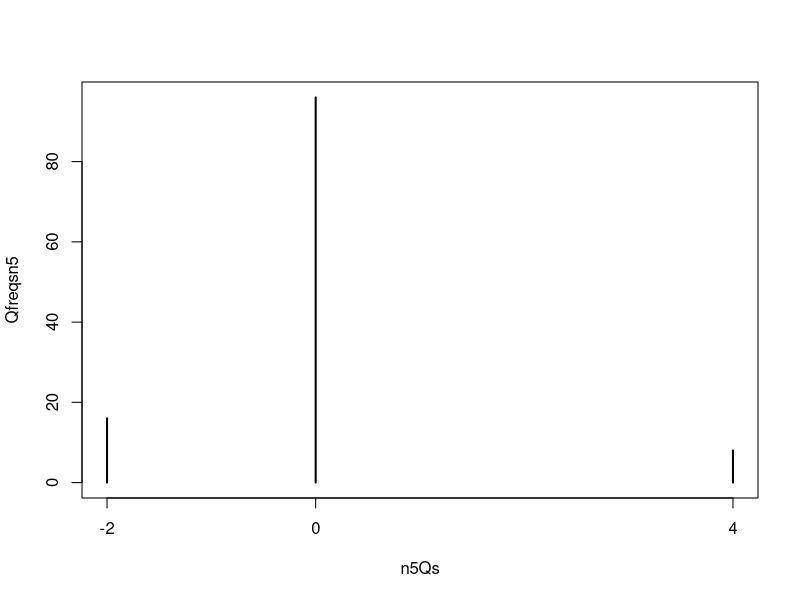

R code for this plot:
## ---- chunk 1
knitr::opts_chunk$set(echo = TRUE)
#install.packages("gtools")
library(gtools)
library(dplyr)
## ---- chunk 2
#in the case of n=5



n5 <- 1:5

rep.row<-function(x,n){
   matrix(rep(x,each=n),nrow=n)
}

n5Xis <- rep.row(n5,factorial(5)) # creates a matrix of row vectors (1,2,3,4,5) repeated 5! times, giving ranks of Xis, or 'i'


#These are the Ri's , ranks of Yi's ;
permsn5 <- permutations(v=n5,n=5,r=5)

#test row from list of permutations
Test1permsn5 <- permsn5[17,]
Test1permsn5
# [1] 1 4 5 2 3
Test1permsn5[2]
#4


# finding A
#ai + 1 = rank of Xi
#( martix) A = summation 1 to n of ai(ai-1)bi(bi-1)
n5ais <- n5Xis - 1

#bi's
n5bis <- permsn5 - 1



# big A computation THIS FUNCTION CAN BE USED FOR ANY size n
nAfunc <- function(a,b) {
  c = matrix(0,nrow=factorial(ncol(a)),ncol=ncol(a))
  for(i in 1:nrow(a)) {
    for(j in 1:ncol(a)) {
        c[i,j] = c[i,j] + (a[i,j]*(a[i,j]-1)*b[i,j]*(b[i,j]-1))
    }
  }
  return(c)
}

 #matrix for the individual values in the summation of A
N5Amat <- nAfunc(n5ais,n5bis) 

#returned we have a vector with length 5! of all the A's
n5As = rowSums(N5Amat) 
n5As

#finding ci's, using idea of sum(perm[i] > perm[1:i])
ncifunc <- function(R) {
  c = matrix(0,nrow=factorial(ncol(R)),ncol=ncol(R))
  for(i in 1:nrow(R)) {
    for(j in 1:ncol(R)) {
        c[i,j] = c[i,j] + sum(R[i,j] > R[i,1:j])
    }
  }
  return(c)
}

#matrix of ci values, each row representing each permutation of Yis
n5cis <- ncifunc(permsn5)

#finding B

nBfunc <- function(a,b,c) {
  d = matrix(0,nrow=factorial(ncol(a)),ncol=ncol(a))
  for(i in 1:nrow(a)) {
    for(j in 1:ncol(a)) {
        d[i,j] = d[i,j] + ((a[i,j]-1)*(b[i,j]-1)*c[i,j])
    }
  }
  return(d)
}

n5Bmat <- nBfunc(n5ais,n5bis,n5cis)

#B vector
n5Bs <- rowSums(n5Bmat)

n5Bs


# finding C 

nCfunc <- function(c) {
  d = matrix(0,nrow=factorial(ncol(c)),ncol=ncol(c))
  for(i in 1:nrow(c)) {
    for(j in 1:ncol(c)) {
        d[i,j] = d[i,j] + (c[i,j]*(c[i,j]-1))
    }
  }
  return(d)
}

n5Cmat <- nCfunc(n5cis)
n5Cmat

#C vector

n5Cs <- rowSums(n5Cmat)
                
n5Cs


# finding Q
# given our vectors for A,B,and C; n5As,n5Bs,n5Cs respectively; we can calculate Q as;
#Q = A-2*(n-2)*B+(n-2)*(n-3)*C
nQfunc <- function(n,A,B,C) {
  Q = A-2*(n-2)*B+(n-2)*(n-3)*C
  return(Q)
}

n5Qs = nQfunc(5,n5As,n5Bs,n5Cs)
n5Qs
Qfreqsn5 <- table(n5Qs)
prop.table(Qfreqsn5)
plot(Qfreqsn5)


## ---- chunk 3
#in the case of n=7



n7 <- 1:7

rep.row<-function(x,n){
   matrix(rep(x,each=n),nrow=n)
}

n7Xis <- rep.row(n7,factorial(7)) # creates a matrix of row vectors (1,2,3,4,7) repeated 7! times, giving ranks of Xis, or 'i'


#These are the Ri's , ranks of Yi's ;
permsn7 <- permutations(v=n7,n=7,r=7)

#test row from list of permutations
Test1permsn7 <- permsn7[17,]
Test1permsn7
# [1] 1 4 7 2 3
Test1permsn7[2]
#4


# finding A
#ai + 1 = rank of Xi
#( martix) A = summation 1 to n of ai(ai-1)bi(bi-1)
n7ais <- n7Xis - 1

#bi's
n7bis <- permsn7 - 1



# big A computation THIS FUNCTION CAN BE USED FOR ANY size n
nAfunc <- function(a,b) {
  c = matrix(0,nrow=factorial(ncol(a)),ncol=ncol(a))
  for(i in 1:nrow(a)) {
    for(j in 1:ncol(a)) {
        c[i,j] = c[i,j] + (a[i,j]*(a[i,j]-1)*b[i,j]*(b[i,j]-1))
    }
  }
  return(c)
}

 #matrix for the individual values in the summation of A
N7Amat <- nAfunc(n7ais,n7bis) 

#returned we have a vector with length 7! of all the A's
n7As = rowSums(N7Amat) 
n7As

#finding ci's, using idea of sum(perm[i] > perm[1:i])
ncifunc <- function(R) {
  c = matrix(0,nrow=factorial(ncol(R)),ncol=ncol(R))
  for(i in 1:nrow(R)) {
    for(j in 1:ncol(R)) {
        c[i,j] = c[i,j] + sum(R[i,j] > R[i,1:j])
    }
  }
  return(c)
}

#matrix of ci values, each row representing each permutation of Yis
n7cis <- ncifunc(permsn7)

#finding B

nBfunc <- function(a,b,c) {
  d = matrix(0,nrow=factorial(ncol(a)),ncol=ncol(a))
  for(i in 1:nrow(a)) {
    for(j in 1:ncol(a)) {
        d[i,j] = d[i,j] + ((a[i,j]-1)*(b[i,j]-1)*c[i,j])
    }
  }
  return(d)
}

n7Bmat <- nBfunc(n7ais,n7bis,n7cis)

#B vector
n7Bs <- rowSums(n7Bmat)

n7Bs


# finding C 

nCfunc <- function(c) {
  d = matrix(0,nrow=factorial(ncol(c)),ncol=ncol(c))
  for(i in 1:nrow(c)) {
    for(j in 1:ncol(c)) {
        d[i,j] = d[i,j] + (c[i,j]*(c[i,j]-1))
    }
  }
  return(d)
}

n7Cmat <- nCfunc(n7cis)
n7Cmat

#C vector

n7Cs <- rowSums(n7Cmat)
                
n7Cs


# finding Q
# given our vectors for A,B,and C; n7As,n7Bs,n7Cs respectively; we can calculate Q as;
#Q = A-2*(n-2)*B+(n-2)*(n-3)*C
nQfunc <- function(n,A,B,C) {
  Q = A-2*(n-2)*B+(n-2)*(n-3)*C
  return(Q)
}

n7Qs = nQfunc(7,n7As,n7Bs,n7Cs)
n7Qs
Qfreqsn7 <- table(n7Qs)
prop.table(Qfreqsn7)




## ---- chunk 4

# ft = exp^-t
# Fs = #Laplace Transform of f(T) = 1/(1+S) (S>0)


#chosen n = 5
ckn <- function(n,k){
  CKN = (-1)^(n+k) * (k^n / (factorial(k)*factorial(n-k)))
  return(CKN)
}


#e.g. c n=2,k=1
c21 = ckn(2,1)
c21

#above checks out

#code testing third part of fhatkt function below
# fhattest1 <- function(k,i,t){
#   (choose(k,i))*((-1)^i)*(1/(1+((k+i)*log(2))/t))
# }
# fhattest1(1,1,0.1)
# choose(1,1) *((-1)^1) * (1/(1+(1+1)))


fhatkt = function(k,t) { 
  FKTp1 = (log(2)/t) 
  FKTp2 = (factorial(2*k)/(factorial(k)*factorial(k-1))) 
  FKTp3 = 0
  for(i in 0:k){
    fktp3summ = (choose(k,i))*((-1)^i)*(1/(1+((k+i)*log(2))/t))
    FKTp3 = FKTp3 + fktp3summ
  }
 FKT = FKTp1 * FKTp2 * FKTp3
 FKT
}
fhatkt(2,0.1)
#above checks out


#function for estimation given n and t, k is left out as the incrememnts in the for loop represent each k
fnt <- function(n,t){
  FNT = 0
  mckn <- c()
  mfhat <- c()
  for(i in 1:n){
    summ = ckn(n,i) * fhatkt(i,t)
    FNT = FNT + summ
  }
  return(FNT)
}

fnttest <- fnt(2,0.1)
fnttest

#above checks out


Fntlist = function(n){
FNTlist <- c()
for (i in seq(0.1, 3, by = 0.1)) {
  new_value = fnt(n,i)
  FNTlist <- c(FNTlist, new_value)
  }
  FNTlist
}
#above function repeats 
F2t <- Fntlist(2)


F5t <- Fntlist(5)
F6t <- Fntlist(6)
F7t <- Fntlist(7)
F8t <- Fntlist(8)
F9t <- Fntlist(9)
F10t <- Fntlist(10)



t <- seq(0.1, 3, by = 0.1)
t

ft <- c()
for (i in seq(0.1, 3, by = 0.1)) {
 ft <- c(ft, exp(-i)) 
}
ft

pdfgavertable <- data.frame(t,ft,F5t,F6t,F7t,F8t,F9t,F10t)
pdfgavertable


## ---- chunk 5

CDFfhatkt = function(k,t) { 
  CDFFKTp1 = (log(2)/t) 
  CDFFKTp2 = (factorial(2*k)/(factorial(k)*factorial(k-1))) 
  CDFFKTp3 = 0
  for(i in 0:k){
    CDFfktp3summ = (choose(k,i))*((-1)^i)*(1/((((k+i)*log(2))/t)*(1+((k+i)*log(2))/t)))
    CDFFKTp3 = CDFFKTp3 + CDFfktp3summ
  }
 CDFFKT = CDFFKTp1 * CDFFKTp2 * CDFFKTp3
 CDFFKT
}
CDFfhatkt(2,0.1)
#above checks out


#function for estimation given n and t, k is left out as the incrememnts in the for loop represent each k
CDFfnt <- function(n,t){
  CDFFNT = 0
  for(i in 1:n){
    CDFsumm = ckn(n,i) * CDFfhatkt(i,t)
    CDFFNT = CDFFNT + CDFsumm
  }
  return(CDFFNT)
}

CDFfnttest <- CDFfnt(2,0.1)
CDFfnttest

#above checks out


CDFFntlist = function(n){
CDFFNTlist <- c()
for (i in seq(0.1, 3, by = 0.1)) {
  CDFnew_value = CDFfnt(n,i)
  CDFFNTlist <- c(CDFFNTlist, CDFnew_value)
  }
  CDFFNTlist
}
#above function repeats 
CDFF2t <- CDFFntlist(2)


CDFF5t <- CDFFntlist(5)
CDFF6t <- CDFFntlist(6)
CDFF7t <- CDFFntlist(7)
CDFF8t <- CDFFntlist(8)
CDFF9t <- CDFFntlist(9)
CDFF10t <- CDFFntlist(10)
CDFF5t


cdf <- c()
for (i in seq(0.1, 3, by = 0.1)) {
 cdf <- c(cdf, (1-exp(-i))) 
}
cdf

1-exp(-0.1)

pdfgavertable <- data.frame(t,cdf,CDFF5t,CDFF6t,CDFF7t,CDFF8t,CDFF9t,CDFF10t)
pdfgavertable


## ---- chunk 6
#double sum of sigma j sigma k ln(1+ 2z/j^2 * k^2) truncated to m=5,10,20

#I.e. DS(s)

#For the functions below I have pasted the results from the for loop we talked about, which was done on matlab and transferred to R, these functions will evaluate the double summation truncated at specfied s. The reason i have done it like this is because R doesnt allow for symbolic algebra.


#double sum for m=5

dsm5 <- function(s){
  log(2*s + 1) + 2*log(s/2 + 1) + 3*log(s/8 + 1) + 2*log((2*s)/9 + 1) + 2*log(s/18 + 1) + 2*log((2*s)/25 + 1) + 2*log(s/32 + 1) + 2*log(s/50 + 1) + 2*log(s/72 + 1) + log((2*s)/81 + 1) + log(s/128 + 1) + 2*log(s/200 + 1) + 2*log((2*s)/225 + 1) + log((2*s)/625 + 1)
}

#double sum for m=10

dsm10 <- function(s){
  log(2*s + 1) + 2*log(s/2 + 1) + 3*log(s/8 + 1) + 2*log((2*s)/9 + 1) + 4*log(s/18 + 1) + 2*log((2*s)/25 + 1) + 4*log(s/32 + 1) + 4*log(s/50 + 1) + 2*log((2*s)/49 + 1) + 4*log(s/72 + 1) + 3*log((2*s)/81 + 1) + 2*log(s/98 + 1) + 3*log(s/128 + 1) + 4*log(s/162 + 1) + 4*log(s/200 + 1) + 2*log((2*s)/225 + 1) + 4*log(s/288 + 1) + 2*log(s/392 + 1) + 2*log((2*s)/441 + 1) + 4*log(s/450 + 1) + 2*log(s/512 + 1) + log((2*s)/625 + 1) + 3*log(s/648 + 1) + 2*log((2*s)/729 + 1) + 4*log(s/800 + 1) + 2*log(s/882 + 1) + 2*log(s/1152 + 1) + 2*log((2*s)/1225 + 1) + 2*log(s/1250 + 1) + 2*log(s/1458 + 1) + 2*log(s/1568 + 1) + 2*log(s/1800 + 1) + 2*log((2*s)/2025 + 1) + log(s/2048 + 1) + log((2*s)/2401 + 1) + 2*log(s/2450 + 1) + 2*log(s/2592 + 1) + 2*log(s/3200 + 1) + 2*log((2*s)/3969 + 1) + 2*log(s/4050 + 1) + log(s/5000 + 1) + log((2*s)/6561 + 1)
}


#double sumfor m=20, I had to split it into 2 parts because R wouldnt allow for a sum with as many terms

dsm20 = function(s){
  {dsmP1 = log(2*s + 1) + 2*log(s/2 + 1) + 3*log(s/8 + 1) + 2*log((2*s)/9 + 1) + 4*log(s/18 + 1) + 2*log((2*s)/25 + 1) + 4*log(s/32 + 1) + 4*log(s/50 + 1) + 2*log((2*s)/49 + 1) + 6*log(s/72 + 1) + 3*log((2*s)/81 + 1) + 4*log(s/98 + 1) + 2*log((2*s)/121 + 1) + 5*log(s/128 + 1) + 6*log(s/162 + 1) + 2*log((2*s)/169 + 1) + 6*log(s/200 + 1) + 4*log((2*s)/225 + 1) + 2*log(s/242 + 1) + 6*log(s/288 + 1) + 2*log((2*s)/289 + 1) + 2*log(s/338 + 1) + 2*log((2*s)/361 + 1) + 4*log(s/392 + 1) + 2*log((2*s)/441 + 1) + 6*log(s/450 + 1) + 4*log(s/512 + 1) + 2*log(s/578 + 1) + log((2*s)/625 + 1) + 7*log(s/648 + 1) + 2*log(s/722 + 1) + 2*log((2*s)/729 + 1) + 6*log(s/800 + 1) + 4*log(s/882 + 1) + 2*log(s/968 + 1) + 2*log((2*s)/1089 + 1) + 6*log(s/1152 + 1) + 2*log((2*s)/1225 + 1) + 2*log(s/1250 + 1) + 2*log(s/1352 + 1) + 4*log(s/1458 + 1) + 2*log((2*s)/1521 + 1) + 4*log(s/1568 + 1) + 8*log(s/1800 + 1) + 4*log((2*s)/2025 + 1) + 3*log(s/2048 + 1) + 2*log(s/2178 + 1) + 2*log(s/2312 + 1) + log((2*s)/2401 + 1) + 4*log(s/2450 + 1) + 6*log(s/2592 + 1) + 2*log((2*s)/2601 + 1) + 2*log(s/2888 + 1) + 2*log((2*s)/3025 + 1) + 2*log(s/3042 + 1) + 6*log(s/3200 + 1) + 2*log((2*s)/3249 + 1) + 4*log(s/3528 + 1) + 2*log(s/3872 + 1) + 2*log((2*s)/3969 + 1) + 6*log(s/4050 + 1) + 2*log((2*s)/4225 + 1) + 4*log(s/4608 + 1) + 2*log(s/4802 + 1) + 3*log(s/5000 + 1) + 2*log(s/5202 + 1) + 2*log(s/5408 + 1) + 2*log((2*s)/5625 + 1) + 4*log(s/5832 + 1) + 2*log((2*s)/5929 + 1) + 2*log(s/6050 + 1) + 4*log(s/6272 + 1) + 2*log(s/6498 + 1) + log((2*s)/6561 + 1) + 6*log(s/7200 + 1) + 2*log((2*s)/7225 + 1) + 4*log(s/7938 + 1) + 2*log(s/8192 + 1) + 2*log((2*s)/8281 + 1) + 2*log(s/8450 + 1) + 2*log(s/8712 + 1) + 2*log((2*s)/9025 + 1) + 2*log(s/9248 + 1) + 4*log(s/9800 + 1) + 2*log((2*s)/9801 + 1) + 5*log(s/10368 + 1) + 2*log((2*s)/11025 + 1) + 2*log(s/11250 + 1) + 2*log(s/11552 + 1) + 2*log(s/11858 + 1) + 2*log(s/12168 + 1) + 4*log(s/12800 + 1) + 2*log(s/13122 + 1) + 2*log((2*s)/13689 + 1) + 2*log(s/14112 + 1) + 2*log((2*s)/14161 + 1) + 2*log(s/14450 + 1) + log((2*s)/14641 + 1) + 2*log(s/15488 + 1) + 6*log(s/16200 + 1) + 2*log(s/16562 + 1) + 2*log((2*s)/17689 + 1) + 2*log(s/18050 + 1) + 2*log((2*s)/18225 + 1) + 2*log(s/18432 + 1) + log(s/19208 + 1) + 2*log(s/19602 + 1) + 2*log(s/20000 + 1) + 2*log((2*s)/20449 + 1) + 2*log(s/20808 + 1) + 2*log(s/21632 + 1) + 2*log(s/22050 + 1) + 2*log(s/23328 + 1) + 2*log((2*s)/23409 + 1) + 2*log(s/24200 + 1) + 2*log(s/25088 + 1) + 2*log(s/25992 + 1) + 2*log((2*s)/27225 + 1) + 2*log(s/27378 + 1) + 2*log(s/28322 + 1) + log((2*s)/28561 + 1) + 4*log(s/28800 + 1) }
 
  { dsmP2 = 2*log((2*s)/29241 + 1) + 2*log(s/31752 + 1) + log(s/32768 + 1) + 2*log(s/33800 + 1) + 2*log((2*s)/34969 + 1) + 2*log(s/35378 + 1) + 2*log(s/36450 + 1) + 2*log(s/36992 + 1) + 2*log((2*s)/38025 + 1) + 2*log(s/39200 + 1) + 2*log(s/41472 + 1) + 2*log((2*s)/43681 + 1) + 2*log(s/45000 + 1) + 2*log(s/46208 + 1) + 2*log(s/46818 + 1) + 2*log((2*s)/48841 + 1) + log((2*s)/50625 + 1) + 2*log(s/51200 + 1) + log(s/52488 + 1) + 2*log(s/57800 + 1) + 2*log(s/58482 + 1) + 2*log((2*s)/61009 + 1) + 2*log(s/64800 + 1) + 2*log((2*s)/65025 + 1) + 2*log(s/72200 + 1) + log(s/80000 + 1) + 2*log((2*s)/81225 + 1) + log((2*s)/83521 + 1) + 2*log((2*s)/104329 + 1) + log((2*s)/130321 + 1)}
  
  return(dsmP1+dsmP2)
}

#Below is f(s) for hoeffding D evaluated at given s, ie the Laplace trasnform for density, at m=5,10,20

FsHDm5 = function(s){
  exp(-0.5 * dsm5(s))
}

FsHDm10 = function(s){
  exp(-0.5 * dsm10(s))
}

FsHDm20 = function(s){
  exp(-0.5 * dsm20(s))
}



#code for ckn
ckn <- function(n,k){
  CKN = (-1)^(n+k) * (k^n / (factorial(k)*factorial(n-k)))
  return(CKN)
}


#below is the code to find fkt in the gaver=stehfest method, evaluated using the double summation truncated at m=20
HDfkt = function(k,t){
  FKTp1 = (log(2)/t) 
  FKTp2 = (factorial(2*k)/(factorial(k)*factorial(k-1))) 
  FKTp3 = 0
  for(i in 0:k){
    fktp3summ = (choose(k,i))*((-1)^i)*(FsHDm20(((k+i)*log(2))/t))
    FKTp3 = FKTp3 + fktp3summ
  }
 FKT = FKTp1 * FKTp2 * FKTp3
 FKT
}

#below is the code that finds fnt in the gaver-stehfest method

HDfnt <- function(n,t){
  FNT = 0
  mckn <- c()
  mfhat <- c()
  for(i in 1:n){
    summ = ckn(n,i) * HDfkt(i,t)
    FNT = FNT + summ
  }
  return(FNT)
}

 #this function creates a vector of fnt estimate evaluated at specifed n, for t from 1 to 10
HDFntlist = function(n){
FNTlist <- c()
for (i in seq(1, 10)) {
  new_value = HDfnt(n,i)
  FNTlist <- c(FNTlist, new_value)
  }
  FNTlist
}

HDF5t <- HDFntlist(5)
HDF6t <- HDFntlist(6)
HDF7t <- HDFntlist(7)
HDF8t <- HDFntlist(8)
HDF9t <- HDFntlist(9)
HDF10t <- HDFntlist(10)

t<- c(1,2,3,4,5,6,7,8,9,10)
HDpdfgavertable <- data.frame(t,HDF5t,HDF6t,HDF7t,HDF8t,HDF9t,HDF10t)
HDpdfgavertable  %>%
  rename(
    "Gaver-Stehfest Approx; fn(t) for n=5" = HDF5t,
    "Gaver-Stehfest Approx; fn(t) for n=6" = HDF6t,
    "Gaver-Stehfest Approx; fn(t) for n=7" = HDF7t,
    "Gaver-Stehfest Approx; fn(t) for n=8" = HDF8t,
    "Gaver-Stehfest Approx; fn(t) for n=9" = HDF9t,
    "Gaver-Stehfest Approx; fn(t) for n=10" = HDF10t
  )

######################################################
######################################################
######################################################
######################################################
###### NOW for DF (LT divided by s)##################
######################################################
######################################################
######################################################
######################################################
HDDFfkt = function(k,t) { 
  DFFKTp1 = (log(2)/t) 
  DFFKTp2 = (factorial(2*k)/(factorial(k)*factorial(k-1))) 
  DFFKTp3 = 0
  for(i in 0:k){
    DFfktp3summ = (choose(k,i))*((-1)^i)* ((FsHDm20(((k+i)*log(2))/t))/  (((k+i)*log(2))/t))
    DFFKTp3 = DFFKTp3 + DFfktp3summ
  }
 DFFKT = DFFKTp1 * DFFKTp2 * DFFKTp3
 DFFKT
}
HDDFfkt(2,0.1)
#above checks out


#function for estimation given n and t, k is left out as the incrememnts in the for loop represent each k
HDDFfnt <- function(n,t){
  HDDFFNT = 0
  for(i in 1:n){
    HDDFsumm = ckn(n,i) * HDDFfkt(i,t)
    HDDFFNT = HDDFFNT + HDDFsumm
  }
  return(HDDFFNT)
}




HDDFFntlist = function(n){
HDDFFNTlist <- c()
for (i in seq(1,10)) {
  DFnew_value = HDDFfnt(n,i)
  HDDFFNTlist <- c(HDDFFNTlist, DFnew_value)
  }
  HDDFFNTlist
}
#above function repeats 
HDDFF2t <- HDDFFntlist(2)


HDDFF5t <- HDDFFntlist(5)
HDDFF6t <- HDDFFntlist(6)
HDDFF7t <- HDDFFntlist(7)
HDDFF8t <- HDDFFntlist(8)
HDDFF9t <- HDDFFntlist(9)
HDDFF10t <- HDDFFntlist(10)
HDDFF5t

HDdfgavertable <- data.frame(t,HDDFF5t,HDDFF6t,HDDFF7t,HDDFF8t,HDDFF9t,HDDFF10t)
HDdfgavertable  %>%
  rename(
    "Gaver-Stehfest Approx; DFn(t) for n=5" = HDDFF5t,
    "Gaver-Stehfest Approx; DFn(t) for n=6" = HDDFF6t,
    "Gaver-Stehfest Approx; DFn(t) for n=7" = HDDFF7t,
    "Gaver-Stehfest Approx; DFn(t) for n=8" = HDDFF8t,
    "Gaver-Stehfest Approx; DFn(t) for n=9" = HDDFF9t,
    "Gaver-Stehfest Approx; DFn(t) for n=10" = HDDFF10t
  )




## ---- chunk 7
#below is the code for DS(s) = double sum of….(truncation of j1, j2 after m terms)

dsm5list = dsm5(1:10)
dsm10list = dsm10(1:10)
dsm20list = dsm20(1:10)

#below is the code for f(s) = exp(- 0.5 * double sum) = Laplace Transform for density

fsm5list = FsHDm5(1:10)
fsm10list = FsHDm10(1:10)
fsm20list = FsHDm20(1:10)


#below finds the F(s)= f(s)/s i.e. the laplace transform for DF
Fsm5 = function(s){
  FsHDm5(s)/s
}

Fsm10 = function(s){
  FsHDm10(s)/s
}
Fsm20 = function(s){
  FsHDm20(s)/s
}

Fsm5list = Fsm5(1:10)
Fsm10list = Fsm10(1:10)
Fsm20list = Fsm20(1:10)

m51020tab <- data.frame(dsm5list,dsm10list,dsm20list,fsm5list,fsm10list,fsm20list,Fsm5list,Fsm10list,Fsm20list)
m51020tab %>%
  rename(
    "DS(s) m=5" = dsm5list,
    "DS(s) m=10" = dsm10list,
    "DS(s) m=20" = dsm20list,
    "f(s) m=5" = fsm5list,
    "f(s) m=10" = fsm10list,
    "f(s) m=20" = fsm20list,
    "F(s) m=5" = Fsm5list,
    "F(s) m=10" = Fsm10list,
    "F(s) m=20" = Fsm20list,
  )

## ---- chunk 8

#now we will increase the number of terms in double sum to i,j = m = 30

dsm30 = function(s){
  {DSP1 = log(2*s + 1) + 2*log(s/2 + 1) + 3*log(s/8 + 1) + 2*log((2*s)/9 + 1) + 4*log(s/18 + 1) + 2*log((2*s)/25 + 1) + 4*log(s/32 + 1) + 4*log(s/50 + 1) + 2*log((2*s)/49 + 1) + 6*log(s/72 + 1) + 3*log((2*s)/81 + 1) + 4*log(s/98 + 1) + 2*log((2*s)/121 + 1) + 5*log(s/128 + 1) + 6*log(s/162 + 1) + 2*log((2*s)/169 + 1) + 6*log(s/200 + 1) + 4*log((2*s)/225 + 1) + 4*log(s/242 + 1) + 8*log(s/288 + 1) + 2*log((2*s)/289 + 1) + 4*log(s/338 + 1) + 2*log((2*s)/361 + 1) + 6*log(s/392 + 1) + 4*log((2*s)/441 + 1) + 8*log(s/450 + 1) + 4*log(s/512 + 1) + 2*log((2*s)/529 + 1) + 2*log(s/578 + 1) + 3*log((2*s)/625 + 1) + 7*log(s/648 + 1) + 2*log(s/722 + 1) + 4*log((2*s)/729 + 1) + 6*log(s/800 + 1) + 2*log((2*s)/841 + 1) + 6*log(s/882 + 1) + 4*log(s/968 + 1) + 2*log(s/1058 + 1) + 2*log((2*s)/1089 + 1) + 8*log(s/1152 + 1) + 2*log((2*s)/1225 + 1) + 4*log(s/1250 + 1) + 4*log(s/1352 + 1) + 6*log(s/1458 + 1) + 2*log((2*s)/1521 + 1) + 6*log(s/1568 + 1) + 2*log(s/1682 + 1) + 10*log(s/1800 + 1) + 4*log((2*s)/2025 + 1) + 3*log(s/2048 + 1) + 4*log(s/2178 + 1) + 2*log(s/2312 + 1) + log((2*s)/2401 + 1) + 4*log(s/2450 + 1) + 8*log(s/2592 + 1) + 2*log((2*s)/2601 + 1) + 2*log(s/2888 + 1) + 2*log((2*s)/3025 + 1) + 4*log(s/3042 + 1) + 6*log(s/3200 + 1) + 2*log((2*s)/3249 + 1) + 8*log(s/3528 + 1) + 4*log(s/3872 + 1) + 4*log((2*s)/3969 + 1) + 8*log(s/4050 + 1) + 2*log((2*s)/4225 + 1) + 2*log(s/4232 + 1) + 6*log(s/4608 + 1) + 2*log((2*s)/4761 + 1) + 2*log(s/4802 + 1) + 5*log(s/5000 + 1) + 2*log(s/5202 + 1) + 4*log(s/5408 + 1) + 4*log((2*s)/5625 + 1) + 6*log(s/5832 + 1) + 2*log((2*s)/5929 + 1)}
  {DSP2 =  4*log(s/6050 + 1) + 6*log(s/6272 + 1) + 2*log(s/6498 + 1) + 3*log((2*s)/6561 + 1) + 2*log(s/6728 + 1) + 10*log(s/7200 + 1) + 2*log((2*s)/7225 + 1) + 2*log((2*s)/7569 + 1) + 6*log(s/7938 + 1) + 2*log(s/8192 + 1) + 2*log((2*s)/8281 + 1) + 4*log(s/8450 + 1) + 4*log(s/8712 + 1) + 2*log((2*s)/9025 + 1) + 2*log(s/9248 + 1) + 2*log(s/9522 + 1) + 6*log(s/9800 + 1) + 2*log((2*s)/9801 + 1) + 7*log(s/10368 + 1) + 4*log((2*s)/11025 + 1) + 6*log(s/11250 + 1) + 2*log(s/11552 + 1) + 4*log(s/11858 + 1) + 4*log(s/12168 + 1) + 4*log(s/12800 + 1) + 4*log(s/13122 + 1) + 2*log((2*s)/13225 + 1) + 2*log((2*s)/13689 + 1) + 8*log(s/14112 + 1) + 2*log((2*s)/14161 + 1) + 2*log(s/14450 + 1) + log((2*s)/14641 + 1) + 2*log(s/15138 + 1) + 4*log(s/15488 + 1) + 2*log((2*s)/15625 + 1) + 8*log(s/16200 + 1) + 4*log(s/16562 + 1) + 2*log(s/16928 + 1) + 2*log((2*s)/17689 + 1) + 2*log(s/18050 + 1) + 4*log((2*s)/18225 + 1) + 4*log(s/18432 + 1) + 3*log(s/19208 + 1) + 4*log(s/19602 + 1) + 4*log(s/20000 + 1) + 2*log((2*s)/20449 + 1) + 2*log(s/20808 + 1) + 2*log((2*s)/21025 + 1) + 2*log((2*s)/21609 + 1) + 4*log(s/21632 + 1) + 6*log(s/22050 + 1) + 6*log(s/23328 + 1) + 2*log((2*s)/23409 + 1) + 4*log(s/24200 + 1) + 4*log(s/25088 + 1) + 2*log((2*s)/25921 + 1) + 2*log(s/25992 + 1) + 2*log(s/26450 + 1) + 2*log(s/26912 + 1) + 2*log((2*s)/27225 + 1) + 4*log(s/27378 + 1) + 2*log(s/28322 + 1) + log((2*s)/28561 + 1) + 8*log(s/28800 + 1) + 2*log((2*s)/29241 + 1) + 2*log(s/29282 + 1) + 2*log((2*s)/30625 + 1) + 2*log(s/31250 + 1) + 6*log(s/31752 + 1) + log(s/32768 + 1) + 4*log(s/33800 + 1) + 4*log(s/34848 + 1)}
  {DSP3 =  2*log((2*s)/34969 + 1) + 2*log(s/35378 + 1) + 4*log((2*s)/35721 + 1) + 6*log(s/36450 + 1) + 2*log(s/36992 + 1) + 2*log((2*s)/38025 + 1) + 2*log(s/38088 + 1) + 4*log(s/39200 + 1) + 4*log(s/40898 + 1) + 2*log((2*s)/41209 + 1) + 4*log(s/41472 + 1) + 2*log(s/42050 + 1) + 2*log((2*s)/42849 + 1) + 2*log(s/43218 + 1) + 2*log((2*s)/43681 + 1) + 6*log(s/45000 + 1) + 2*log(s/46208 + 1) + 2*log(s/46818 + 1) + 4*log(s/47432 + 1) + 4*log(s/48672 + 1) + 2*log((2*s)/48841 + 1) + 3*log((2*s)/50625 + 1) + 2*log(s/51200 + 1) + 2*log(s/51842 + 1) + 3*log(s/52488 + 1) + 2*log((2*s)/53361 + 1) + 4*log(s/54450 + 1) + 6*log(s/56448 + 1) + 2*log(s/57122 + 1) + 2*log(s/57800 + 1) + 2*log(s/58482 + 1) + 2*log((2*s)/59049 + 1) + 2*log(s/60552 + 1) + 2*log((2*s)/61009 + 1) + 2*log(s/61250 + 1) + 2*log(s/61952 + 1) + 2*log((2*s)/64009 + 1) + 6*log(s/64800 + 1) + 2*log((2*s)/65025 + 1) + 4*log(s/66248 + 1) + 2*log(s/67712 + 1) + 2*log((2*s)/68121 + 1) + 2*log(s/69938 + 1) + 4*log(s/71442 + 1) + 2*log(s/72200 + 1) + 2*log(s/73728 + 1) + 2*log((2*s)/74529 + 1) + 2*log((2*s)/75625 + 1) + 4*log(s/76050 + 1) + 2*log(s/76832 + 1) + 2*log(s/78408 + 1) + 3*log(s/80000 + 1) + 2*log((2*s)/81225 + 1) + 2*log(s/82418 + 1) + 2*log(s/83232 + 1) + log((2*s)/83521 + 1) + 2*log(s/85698 + 1) + 2*log(s/86528 + 1) + 2*log(s/87362 + 1) + 6*log(s/88200 + 1) + 2*log((2*s)/88209 + 1) + 2*log((2*s)/89401 + 1) + 4*log(s/93312 + 1) + 2*log(s/96800 + 1) + 2*log(s/97682 + 1) + 2*log((2*s)/99225 + 1) + 2*log(s/100352 + 1) + 4*log(s/101250 + 1) + 2*log((2*s)/101761 + 1) + 2*log(s/103968 + 1) + 2*log((2*s)/104329 + 1)}
  {DSP4 =  2*log((2*s)/105625 + 1) + 2*log(s/105800 + 1) + 2*log(s/106722 + 1) + 2*log(s/107648 + 1) + 2*log(s/109512 + 1) + 2*log(s/113288 + 1) + 4*log(s/115200 + 1) + log(s/117128 + 1) + 2*log(s/118098 + 1) + 2*log((2*s)/119025 + 1) + 2*log(s/122018 + 1) + 2*log((2*s)/123201 + 1) + 2*log(s/125000 + 1) + 4*log(s/127008 + 1) + 2*log((2*s)/127449 + 1) + 2*log(s/128018 + 1) + 2*log(s/130050 + 1) + log((2*s)/130321 + 1) + 2*log(s/135200 + 1) + 2*log(s/136242 + 1) + 2*log(s/139392 + 1) + 2*log((2*s)/140625 + 1) + 2*log(s/141512 + 1) + 2*log((2*s)/142129 + 1) + 4*log(s/145800 + 1) + 2*log(s/149058 + 1) + 2*log(s/151250 + 1) + 2*log(s/152352 + 1) + 2*log((2*s)/152881 + 1) + 2*log(s/156800 + 1) + 2*log((2*s)/159201 + 1) + 2*log(s/162450 + 1) + 2*log(s/163592 + 1) + 2*log((2*s)/164025 + 1) + log(s/165888 + 1) + 2*log(s/168200 + 1) + 2*log(s/172872 + 1) + 2*log(s/176418 + 1) + 2*log(s/178802 + 1) + 4*log(s/180000 + 1) + 2*log((2*s)/180625 + 1) + 2*log((2*s)/189225 + 1) + 2*log(s/189728 + 1) + 2*log((2*s)/190969 + 1) + log((2*s)/194481 + 1) + 2*log(s/194688 + 1) + 2*log(s/198450 + 1) + 2*log(s/203522 + 1) + 2*log(s/207368 + 1) + 2*log(s/209952 + 1) + 2*log((2*s)/210681 + 1) + 2*log(s/211250 + 1) + 2*log(s/217800 + 1) + 2*log((2*s)/225625 + 1) + 2*log(s/225792 + 1) + log(s/228488 + 1) + 2*log((2*s)/233289 + 1) + 2*log(s/238050 + 1) + 2*log(s/242208 + 1) + 2*log((2*s)/243049 + 1) + 2*log(s/245000 + 1) + 2*log(s/246402 + 1) + 2*log(s/259200 + 1) + 2*log((2*s)/263169 + 1) + 2*log(s/264992 + 1) + 2*log((2*s)/275625 + 1) + log((2*s)/279841 + 1) + 2*log(s/281250 + 1) + 2*log(s/284258 + 1)}
  {DSP5 =  2*log(s/285768 + 1) + 2*log((2*s)/303601 + 1) + 2*log(s/304200 + 1) + log(s/307328 + 1) + 2*log((2*s)/321489 + 1) + 2*log(s/328050 + 1) + 2*log(s/329672 + 1) + 2*log((2*s)/330625 + 1) + 2*log(s/352800 + 1) + 2*log((2*s)/370881 + 1) + 2*log(s/378450 + 1) + 2*log((2*s)/385641 + 1) + log((2*s)/390625 + 1) + log(s/405000 + 1) + 2*log((2*s)/444889 + 1) + 2*log((2*s)/455625 + 1) + 2*log((2*s)/525625 + 1) + log((2*s)/531441 + 1) + 2*log((2*s)/613089 + 1) + log((2*s)/707281 + 1)}
      return(DSP1 + DSP2 + DSP3 + DSP4 + DSP5)                        
}


dsm30(10)

#below is the code for DS(s) = double sum of….(truncation of j1, j2 after m terms) evaluated from s = 1:20

dsm30list = dsm30(1:20)

#below is the code for f(s) = exp(- 0.5 * double sum) = Laplace Transform for density

FsHDm30 = function(s){
  exp(-0.5 * dsm30(s))
}


fsm30list = FsHDm30(1:20)


#below finds the F(s)= f(s)/s i.e. the laplace transform for DF

Fsm30 = function(s){
  FsHDm30(s)/s
}

Fsm30list = Fsm30(1:20)


m51020tab <- data.frame(dsm30list,fsm30list,Fsm30list)
m51020tab %>%
  rename(
    "DS(s) m=30" = dsm30list,
    "f(s) m=30" = fsm30list,
    "F(s) m=30" = Fsm30list,
  )


#code for ckn
ckn <- function(n,k){
  CKN = (-1)^(n+k) * (k^n / (factorial(k)*factorial(n-k)))
  return(CKN)
}


#below is the code to find fkt in the gaver=stehfest method, evaluated using the double summation truncated at m=20
HDfkt = function(k,t){
  FKTp1 = (log(2)/t) 
  FKTp2 = (factorial(2*k)/(factorial(k)*factorial(k-1))) 
  FKTp3 = 0
  for(i in 0:k){
    fktp3summ = (choose(k,i))*((-1)^i)*(FsHDm30(((k+i)*log(2))/t))
    FKTp3 = FKTp3 + fktp3summ
  }
 FKT = FKTp1 * FKTp2 * FKTp3
 FKT
}

#below is the code that finds fnt in the gaver-stehfest method

HDfnt <- function(n,t){
  FNT = 0
  mckn <- c()
  mfhat <- c()
  for(i in 1:n){
    summ = ckn(n,i) * HDfkt(i,t)
    FNT = FNT + summ
  }
  return(FNT)
}

 #this function creates a vector of fnt estimate evaluated at specifed n, for t from 1 to 20
HDFntlist = function(n){
FNTlist <- c()
for (i in seq(1, 20)) {
  new_value = HDfnt(n,i)
  FNTlist <- c(FNTlist, new_value)
  }
  FNTlist
}

HDF5t <- HDFntlist(5)
HDF6t <- HDFntlist(6)
HDF7t <- HDFntlist(7)
HDF8t <- HDFntlist(8)
HDF9t <- HDFntlist(9)
HDF10t <- HDFntlist(10)
HDF11t <- HDFntlist(11)
HDF12t <- HDFntlist(12)
HDF13t <- HDFntlist(13)
HDF14t <- HDFntlist(14)
HDF15t <- HDFntlist(15)


t<- c(1,2,3,4,5,6,7,8,9,10,11,12,13,14,15,16,17,18,19,20)
HDpdfgavertable <- data.frame(t,HDF5t,HDF6t,HDF7t,HDF8t,HDF9t,HDF10t,HDF11t,HDF12t,HDF13t, HDF14t,HDF15t)
HDpdfgavertable  %>%
  rename(
    "Gaver-Stehfest Approx; fn(t) for n=5" = HDF5t,
    "Gaver-Stehfest Approx; fn(t) for n=6" = HDF6t,
    "Gaver-Stehfest Approx; fn(t) for n=7" = HDF7t,
    "Gaver-Stehfest Approx; fn(t) for n=8" = HDF8t,
    "Gaver-Stehfest Approx; fn(t) for n=9" = HDF9t,
    "Gaver-Stehfest Approx; fn(t) for n=10" = HDF10t,
    "Gaver-Stehfest Approx; fn(t) for n=11" = HDF11t,
    "Gaver-Stehfest Approx; fn(t) for n=12" = HDF12t,
    "Gaver-Stehfest Approx; fn(t) for n=13" = HDF13t,
    "Gaver-Stehfest Approx; fn(t) for n=14" = HDF14t,
    "Gaver-Stehfest Approx; fn(t) for n=15" = HDF15t
  )

######################################################
######################################################
######################################################
######################################################
###### NOW for DF (LT divided by s)##################
######################################################
######################################################
######################################################
######################################################


HDDFfkt = function(k,t) { 
  DFFKTp1 = (log(2)/t) 
  DFFKTp2 = (factorial(2*k)/(factorial(k)*factorial(k-1))) 
  DFFKTp3 = 0
  for(i in 0:k){
    DFfktp3summ = (choose(k,i))*((-1)^i)* ( (FsHDm30(((k+i)*log(2)) / t)) / ((k+i)*log(2)) / t) 
    DFFKTp3 = DFFKTp3 + DFfktp3summ
  }
 DFFKT = DFFKTp1 * DFFKTp2 * DFFKTp3
 DFFKT
}



#function for estimation given n and t, k is left out as the incrememnts in the for loop represent each k
HDDFfnt <- function(n,t){
  HDDFFNT = 0
  for(i in 1:n){
    HDDFsumm = ckn(n,i) * HDDFfkt(i,t)
    HDDFFNT = HDDFFNT + HDDFsumm
  }
  return(HDDFFNT)
}




HDDFFntlist = function(n){
HDDFFNTlist <- c()
for (i in seq(10,22)) {
  DFnew_value = HDDFfnt(n,i)
  HDDFFNTlist <- c(HDDFFNTlist, DFnew_value)
  }
  HDDFFNTlist
}
#above function repeats 
HDDFF2t <- HDDFFntlist(2)


HDDFF5t <- HDDFFntlist(5)
HDDFF6t <- HDDFFntlist(6)
HDDFF7t <- HDDFFntlist(7)
HDDFF8t <- HDDFFntlist(8)
HDDFF9t <- HDDFFntlist(9)
HDDFF10t <- HDDFFntlist(10)
HDDFF11t <- HDDFFntlist(11)
HDDFF12t <- HDDFFntlist(12)
HDDFF13t <- HDDFFntlist(13)
HDDFF14t <- HDDFFntlist(14)
HDDFF15t <- HDDFFntlist(15)
t10to20 <- c(seq(10,22))
t <- c(10:22)
ktable1BKR = 0.5*t10to20
OneminusDF9t = 1 - HDDFFntlist(9)

oneminusDF9ttable <- data.frame(t10to20,ktable1BKR,OneminusDF9t)
oneminusDF9ttable  %>%
  rename(
    "t" = t10to20,
    "k from table 1 BKR = 1/2 t" = ktable1BKR,
    "1-DFn estimate using m=30 and D = 9"= OneminusDF9t
  )

OMHDDFF5t = 1-HDDFFntlist(5)
OMHDDFF6t = 1-HDDFFntlist(6)
OMHDDFF7t = 1-HDDFFntlist(7)
OMHDDFF8t = 1-HDDFFntlist(8)
OMHDDFF9t = 1-HDDFFntlist(9)
OMHDDFF10t = 1-HDDFFntlist(10)
OMHDDFF11t = 1-HDDFFntlist(11)
OMHDDFF12t = 1-HDDFFntlist(12)
OMHDDFF13t = 1-HDDFFntlist(13)
OMHDDFF14t = 1-HDDFFntlist(14)
OMHDDFF15t = 1-HDDFFntlist(15)

HDdfgavertable <- data.frame(t,OMHDDFF5t,OMHDDFF6t,OMHDDFF7t,OMHDDFF8t,OMHDDFF9t,OMHDDFF10t,OMHDDFF11t,OMHDDFF12t,OMHDDFF13t,OMHDDFF14t,OMHDDFF15t)
HDdfgavertable  %>%
  rename(
    "Gaver-Stehfest Approx; DFn(t) for n=5" = OMHDDFF5t,
    "Gaver-Stehfest Approx; DFn(t) for n=6" = OMHDDFF6t,
    "Gaver-Stehfest Approx; DFn(t) for n=7" = OMHDDFF7t,
    "Gaver-Stehfest Approx; DFn(t) for n=8" = OMHDDFF8t,
    "Gaver-Stehfest Approx; DFn(t) for n=9" = OMHDDFF9t,
    "Gaver-Stehfest Approx; DFn(t) for n=10" = OMHDDFF10t,
    "Gaver-Stehfest Approx; Dfn(t) for n=11" = OMHDDFF11t,
    "Gaver-Stehfest Approx; Dfn(t) for n=12" = OMHDDFF12t,
    "Gaver-Stehfest Approx; Dfn(t) for n=13" = OMHDDFF13t,
    "Gaver-Stehfest Approx; Dfn(t) for n=14" = OMHDDFF14t,
    "Gaver-Stehfest Approx; Dfn(t) for n=15" = OMHDDFF15t
  )



## ---- chunk 9

#now we will increase the number of terms in double sum to i,j = m = 30
#new update to this we will add R(s) to the double sum at m=30 where R(s) = (2s)*((((pi^2)/6)^2) - T)

Tsum = function(m){
  tcounter = 0
  for(i in 1:m){
    ti = (1/i^2)
    tcounter = tcounter+ti
  }
  return(tcounter)
}

Tsum(30)
#1.612150117601597543171


#testing new dsm general function
dsmgeneral = function(s,m){
  dsmncount = 0
  for(i in 1:m){
    for(j in 1:m){
      dsmnewval = log((1 + 2*s)/((i^2)*(j^2))) 
      dsmncount = dsmncount + dsmnewval
    }
  }
  return(dsmncount)
}

dsmgeneral(10,30)
#-6218.918167908536815958
dsm30(10)
#25.80602016940212095619


DSm30plusRs = function(s){
  {DSP1 = log(2*s + 1) + 2*log(s/2 + 1) + 3*log(s/8 + 1) + 2*log((2*s)/9 + 1) + 4*log(s/18 + 1) + 2*log((2*s)/25 + 1) + 4*log(s/32 + 1) + 4*log(s/50 + 1) + 2*log((2*s)/49 + 1) + 6*log(s/72 + 1) + 3*log((2*s)/81 + 1) + 4*log(s/98 + 1) + 2*log((2*s)/121 + 1) + 5*log(s/128 + 1) + 6*log(s/162 + 1) + 2*log((2*s)/169 + 1) + 6*log(s/200 + 1) + 4*log((2*s)/225 + 1) + 4*log(s/242 + 1) + 8*log(s/288 + 1) + 2*log((2*s)/289 + 1) + 4*log(s/338 + 1) + 2*log((2*s)/361 + 1) + 6*log(s/392 + 1) + 4*log((2*s)/441 + 1) + 8*log(s/450 + 1) + 4*log(s/512 + 1) + 2*log((2*s)/529 + 1) + 2*log(s/578 + 1) + 3*log((2*s)/625 + 1) + 7*log(s/648 + 1) + 2*log(s/722 + 1) + 4*log((2*s)/729 + 1) + 6*log(s/800 + 1) + 2*log((2*s)/841 + 1) + 6*log(s/882 + 1) + 4*log(s/968 + 1) + 2*log(s/1058 + 1) + 2*log((2*s)/1089 + 1) + 8*log(s/1152 + 1) + 2*log((2*s)/1225 + 1) + 4*log(s/1250 + 1) + 4*log(s/1352 + 1) + 6*log(s/1458 + 1) + 2*log((2*s)/1521 + 1) + 6*log(s/1568 + 1) + 2*log(s/1682 + 1) + 10*log(s/1800 + 1) + 4*log((2*s)/2025 + 1) + 3*log(s/2048 + 1) + 4*log(s/2178 + 1) + 2*log(s/2312 + 1) + log((2*s)/2401 + 1) + 4*log(s/2450 + 1) + 8*log(s/2592 + 1) + 2*log((2*s)/2601 + 1) + 2*log(s/2888 + 1) + 2*log((2*s)/3025 + 1) + 4*log(s/3042 + 1) + 6*log(s/3200 + 1) + 2*log((2*s)/3249 + 1) + 8*log(s/3528 + 1) + 4*log(s/3872 + 1) + 4*log((2*s)/3969 + 1) + 8*log(s/4050 + 1) + 2*log((2*s)/4225 + 1) + 2*log(s/4232 + 1) + 6*log(s/4608 + 1) + 2*log((2*s)/4761 + 1) + 2*log(s/4802 + 1) + 5*log(s/5000 + 1) + 2*log(s/5202 + 1) + 4*log(s/5408 + 1) + 4*log((2*s)/5625 + 1) + 6*log(s/5832 + 1) + 2*log((2*s)/5929 + 1)}
  {DSP2 =  4*log(s/6050 + 1) + 6*log(s/6272 + 1) + 2*log(s/6498 + 1) + 3*log((2*s)/6561 + 1) + 2*log(s/6728 + 1) + 10*log(s/7200 + 1) + 2*log((2*s)/7225 + 1) + 2*log((2*s)/7569 + 1) + 6*log(s/7938 + 1) + 2*log(s/8192 + 1) + 2*log((2*s)/8281 + 1) + 4*log(s/8450 + 1) + 4*log(s/8712 + 1) + 2*log((2*s)/9025 + 1) + 2*log(s/9248 + 1) + 2*log(s/9522 + 1) + 6*log(s/9800 + 1) + 2*log((2*s)/9801 + 1) + 7*log(s/10368 + 1) + 4*log((2*s)/11025 + 1) + 6*log(s/11250 + 1) + 2*log(s/11552 + 1) + 4*log(s/11858 + 1) + 4*log(s/12168 + 1) + 4*log(s/12800 + 1) + 4*log(s/13122 + 1) + 2*log((2*s)/13225 + 1) + 2*log((2*s)/13689 + 1) + 8*log(s/14112 + 1) + 2*log((2*s)/14161 + 1) + 2*log(s/14450 + 1) + log((2*s)/14641 + 1) + 2*log(s/15138 + 1) + 4*log(s/15488 + 1) + 2*log((2*s)/15625 + 1) + 8*log(s/16200 + 1) + 4*log(s/16562 + 1) + 2*log(s/16928 + 1) + 2*log((2*s)/17689 + 1) + 2*log(s/18050 + 1) + 4*log((2*s)/18225 + 1) + 4*log(s/18432 + 1) + 3*log(s/19208 + 1) + 4*log(s/19602 + 1) + 4*log(s/20000 + 1) + 2*log((2*s)/20449 + 1) + 2*log(s/20808 + 1) + 2*log((2*s)/21025 + 1) + 2*log((2*s)/21609 + 1) + 4*log(s/21632 + 1) + 6*log(s/22050 + 1) + 6*log(s/23328 + 1) + 2*log((2*s)/23409 + 1) + 4*log(s/24200 + 1) + 4*log(s/25088 + 1) + 2*log((2*s)/25921 + 1) + 2*log(s/25992 + 1) + 2*log(s/26450 + 1) + 2*log(s/26912 + 1) + 2*log((2*s)/27225 + 1) + 4*log(s/27378 + 1) + 2*log(s/28322 + 1) + log((2*s)/28561 + 1) + 8*log(s/28800 + 1) + 2*log((2*s)/29241 + 1) + 2*log(s/29282 + 1) + 2*log((2*s)/30625 + 1) + 2*log(s/31250 + 1) + 6*log(s/31752 + 1) + log(s/32768 + 1) + 4*log(s/33800 + 1) + 4*log(s/34848 + 1)}
  {DSP3 =  2*log((2*s)/34969 + 1) + 2*log(s/35378 + 1) + 4*log((2*s)/35721 + 1) + 6*log(s/36450 + 1) + 2*log(s/36992 + 1) + 2*log((2*s)/38025 + 1) + 2*log(s/38088 + 1) + 4*log(s/39200 + 1) + 4*log(s/40898 + 1) + 2*log((2*s)/41209 + 1) + 4*log(s/41472 + 1) + 2*log(s/42050 + 1) + 2*log((2*s)/42849 + 1) + 2*log(s/43218 + 1) + 2*log((2*s)/43681 + 1) + 6*log(s/45000 + 1) + 2*log(s/46208 + 1) + 2*log(s/46818 + 1) + 4*log(s/47432 + 1) + 4*log(s/48672 + 1) + 2*log((2*s)/48841 + 1) + 3*log((2*s)/50625 + 1) + 2*log(s/51200 + 1) + 2*log(s/51842 + 1) + 3*log(s/52488 + 1) + 2*log((2*s)/53361 + 1) + 4*log(s/54450 + 1) + 6*log(s/56448 + 1) + 2*log(s/57122 + 1) + 2*log(s/57800 + 1) + 2*log(s/58482 + 1) + 2*log((2*s)/59049 + 1) + 2*log(s/60552 + 1) + 2*log((2*s)/61009 + 1) + 2*log(s/61250 + 1) + 2*log(s/61952 + 1) + 2*log((2*s)/64009 + 1) + 6*log(s/64800 + 1) + 2*log((2*s)/65025 + 1) + 4*log(s/66248 + 1) + 2*log(s/67712 + 1) + 2*log((2*s)/68121 + 1) + 2*log(s/69938 + 1) + 4*log(s/71442 + 1) + 2*log(s/72200 + 1) + 2*log(s/73728 + 1) + 2*log((2*s)/74529 + 1) + 2*log((2*s)/75625 + 1) + 4*log(s/76050 + 1) + 2*log(s/76832 + 1) + 2*log(s/78408 + 1) + 3*log(s/80000 + 1) + 2*log((2*s)/81225 + 1) + 2*log(s/82418 + 1) + 2*log(s/83232 + 1) + log((2*s)/83521 + 1) + 2*log(s/85698 + 1) + 2*log(s/86528 + 1) + 2*log(s/87362 + 1) + 6*log(s/88200 + 1) + 2*log((2*s)/88209 + 1) + 2*log((2*s)/89401 + 1) + 4*log(s/93312 + 1) + 2*log(s/96800 + 1) + 2*log(s/97682 + 1) + 2*log((2*s)/99225 + 1) + 2*log(s/100352 + 1) + 4*log(s/101250 + 1) + 2*log((2*s)/101761 + 1) + 2*log(s/103968 + 1) + 2*log((2*s)/104329 + 1)}
  {DSP4 =  2*log((2*s)/105625 + 1) + 2*log(s/105800 + 1) + 2*log(s/106722 + 1) + 2*log(s/107648 + 1) + 2*log(s/109512 + 1) + 2*log(s/113288 + 1) + 4*log(s/115200 + 1) + log(s/117128 + 1) + 2*log(s/118098 + 1) + 2*log((2*s)/119025 + 1) + 2*log(s/122018 + 1) + 2*log((2*s)/123201 + 1) + 2*log(s/125000 + 1) + 4*log(s/127008 + 1) + 2*log((2*s)/127449 + 1) + 2*log(s/128018 + 1) + 2*log(s/130050 + 1) + log((2*s)/130321 + 1) + 2*log(s/135200 + 1) + 2*log(s/136242 + 1) + 2*log(s/139392 + 1) + 2*log((2*s)/140625 + 1) + 2*log(s/141512 + 1) + 2*log((2*s)/142129 + 1) + 4*log(s/145800 + 1) + 2*log(s/149058 + 1) + 2*log(s/151250 + 1) + 2*log(s/152352 + 1) + 2*log((2*s)/152881 + 1) + 2*log(s/156800 + 1) + 2*log((2*s)/159201 + 1) + 2*log(s/162450 + 1) + 2*log(s/163592 + 1) + 2*log((2*s)/164025 + 1) + log(s/165888 + 1) + 2*log(s/168200 + 1) + 2*log(s/172872 + 1) + 2*log(s/176418 + 1) + 2*log(s/178802 + 1) + 4*log(s/180000 + 1) + 2*log((2*s)/180625 + 1) + 2*log((2*s)/189225 + 1) + 2*log(s/189728 + 1) + 2*log((2*s)/190969 + 1) + log((2*s)/194481 + 1) + 2*log(s/194688 + 1) + 2*log(s/198450 + 1) + 2*log(s/203522 + 1) + 2*log(s/207368 + 1) + 2*log(s/209952 + 1) + 2*log((2*s)/210681 + 1) + 2*log(s/211250 + 1) + 2*log(s/217800 + 1) + 2*log((2*s)/225625 + 1) + 2*log(s/225792 + 1) + log(s/228488 + 1) + 2*log((2*s)/233289 + 1) + 2*log(s/238050 + 1) + 2*log(s/242208 + 1) + 2*log((2*s)/243049 + 1) + 2*log(s/245000 + 1) + 2*log(s/246402 + 1) + 2*log(s/259200 + 1) + 2*log((2*s)/263169 + 1) + 2*log(s/264992 + 1) + 2*log((2*s)/275625 + 1) + log((2*s)/279841 + 1) + 2*log(s/281250 + 1) + 2*log(s/284258 + 1)}
  {DSP5 =  2*log(s/285768 + 1) + 2*log((2*s)/303601 + 1) + 2*log(s/304200 + 1) + log(s/307328 + 1) + 2*log((2*s)/321489 + 1) + 2*log(s/328050 + 1) + 2*log(s/329672 + 1) + 2*log((2*s)/330625 + 1) + 2*log(s/352800 + 1) + 2*log((2*s)/370881 + 1) + 2*log(s/378450 + 1) + 2*log((2*s)/385641 + 1) + log((2*s)/390625 + 1) + log(s/405000 + 1) + 2*log((2*s)/444889 + 1) + 2*log((2*s)/455625 + 1) + 2*log((2*s)/525625 + 1) + log((2*s)/531441 + 1) + 2*log((2*s)/613089 + 1) + log((2*s)/707281 + 1)}
  {Rs = ((2*s) * ((((pi^2)/6)^2) - (Tsum(30))^2)) }
      return(DSP1 + DSP2 + DSP3 + DSP4 + DSP5 + Rs )                   
}

((2*5) * (((pi^2)/6)^2 - Tsum(30))) 
  
DSm30plusRs(5)
#Tsum30 = 1.612150117601597543171
#Rs = 10.93657966676247816906
#14.31881745283347484587 without Tsum30
#25.25539711959595479129 with Tsum 30

#below is the code for DS(s) = double sum of….(truncation of j1, j2 after m terms) evaluated from s = 1:20

dsmrs30list = DSm30plusRs(1:20)

#below is the code for f(s) = exp(- 0.5 * double sum) = Laplace Transform for density

FsHDm30 = function(s){
  exp(-0.5 * DSm30plusRs(s))
}


fsm30list = FsHDm30(1:20)


#below finds the F(s)= f(s)/s i.e. the laplace transform for DF

Fsm30 = function(s){
  FsHDm30(s)/s
}

Fsm30list = Fsm30(1:20)


m51020tab <- data.frame(dsmrs30list,fsm30list,Fsm30list)
m51020tab %>%
  rename(
    "DS(s) + R(s) using m=30" = dsmrs30list,
    "f(s) using m=30" = fsm30list,
    "F(s) using m=30" = Fsm30list,
  )


#code for ckn
ckn <- function(n,k){
  CKN = (-1)^(n+k) * (k^n / (factorial(k)*factorial(n-k)))
  return(CKN)
}


#below is the code to find fkt in the gaver=stehfest method, evaluated using the double summation truncated at m=20

HDfkt = function(k,t){
  FKTp1 = (log(2)/t) 
  FKTp2 = (factorial(2*k)/(factorial(k)*factorial(k-1))) 
  FKTp3 = 0
  for(i in 0:k){
    fktp3summ = (choose(k,i))*((-1)^i)*(FsHDm30(((k+i)*log(2))/t))
    FKTp3 = FKTp3 + fktp3summ
  }
 FKT = FKTp1 * FKTp2 * FKTp3
 FKT
}

#below is the code that finds fnt in the gaver-stehfest method

HDfnt <- function(n,t){
  FNT = 0
  mckn <- c()
  mfhat <- c()
  for(i in 1:n){
    summ = ckn(n,i) * HDfkt(i,t)
    FNT = FNT + summ
  }
  return(FNT)
}

 #this function creates a vector of fnt estimate evaluated at specifed n, for t from 1 to 20
HDFntlist = function(n){
FNTlist <- c()
for (i in seq(1, 20)) {
  new_value = HDfnt(n,i)
  FNTlist <- c(FNTlist, new_value)
  }
  FNTlist
}

HDF5t <- HDFntlist(5)
HDF6t <- HDFntlist(6)
HDF7t <- HDFntlist(7)
HDF8t <- HDFntlist(8)
HDF9t <- HDFntlist(9)
HDF10t <- HDFntlist(10)
HDF11t <- HDFntlist(11)
HDF12t <- HDFntlist(12)
HDF13t <- HDFntlist(13)
HDF14t <- HDFntlist(14)
HDF15t <- HDFntlist(15)


t<- c(1,2,3,4,5,6,7,8,9,10,11,12,13,14,15,16,17,18,19,20)
HDpdfgavertable <- data.frame(t,HDF5t,HDF6t,HDF7t,HDF8t,HDF9t,HDF10t,HDF11t,HDF12t,HDF13t, HDF14t,HDF15t)
HDpdfgavertable  %>%
  rename(
    "Gaver-Stehfest Approx; fn(t) for n=5" = HDF5t,
    "Gaver-Stehfest Approx; fn(t) for n=6" = HDF6t,
    "Gaver-Stehfest Approx; fn(t) for n=7" = HDF7t,
    "Gaver-Stehfest Approx; fn(t) for n=8" = HDF8t,
    "Gaver-Stehfest Approx; fn(t) for n=9" = HDF9t,
    "Gaver-Stehfest Approx; fn(t) for n=10" = HDF10t,
    "Gaver-Stehfest Approx; fn(t) for n=11" = HDF11t,
    "Gaver-Stehfest Approx; fn(t) for n=12" = HDF12t,
    "Gaver-Stehfest Approx; fn(t) for n=13" = HDF13t,
    "Gaver-Stehfest Approx; fn(t) for n=14" = HDF14t,
    "Gaver-Stehfest Approx; fn(t) for n=15" = HDF15t
  )

######################################################
######################################################
######################################################
######################################################
###### NOW for DF (LT divided by s)##################
######################################################
######################################################
######################################################
######################################################


HDDFfkt = function(k,t) { 
  DFFKTp1 = (log(2)/t) 
  DFFKTp2 = (factorial(2*k)/(factorial(k)*factorial(k-1))) 
  DFFKTp3 = 0
  for(i in 0:k){
    DFfktp3summ = (choose(k,i))*((-1)^i)* ( (FsHDm30(((k+i)*log(2)) / t)) / ((k+i)*log(2)) / t) 
    DFFKTp3 = DFFKTp3 + DFfktp3summ
  }
 DFFKT = DFFKTp1 * DFFKTp2 * DFFKTp3
 DFFKT
}



#function for estimation given n and t, k is left out as the incrememnts in the for loop represent each k
HDDFfnt <- function(n,t){
  HDDFFNT = 0
  for(i in 1:n){
    HDDFsumm = ckn(n,i) * HDDFfkt(i,t)
    HDDFFNT = HDDFFNT + HDDFsumm
  }
  return(HDDFFNT)
}




HDDFFntlist = function(n){
HDDFFNTlist <- c()
for (i in seq(10,22)) {
  DFnew_value = HDDFfnt(n,i)
  HDDFFNTlist <- c(HDDFFNTlist, DFnew_value)
  }
  HDDFFNTlist
}
#above function repeats 
HDDFF2t <- HDDFFntlist(2)


HDDFF5t <- HDDFFntlist(5)
HDDFF6t <- HDDFFntlist(6)
HDDFF7t <- HDDFFntlist(7)
HDDFF8t <- HDDFFntlist(8)
HDDFF9t <- HDDFFntlist(9)
HDDFF10t <- HDDFFntlist(10)
HDDFF11t <- HDDFFntlist(11)
HDDFF12t <- HDDFFntlist(12)
HDDFF13t <- HDDFFntlist(13)
HDDFF14t <- HDDFFntlist(14)
HDDFF15t <- HDDFFntlist(15)

t <- c(10:22)
HDdfgavertable <- data.frame(t,HDDFF5t,HDDFF6t,HDDFF7t,HDDFF8t,HDDFF9t,HDDFF10t,HDDFF11t,HDDFF12t,HDDFF13t,HDDFF14t,HDDFF15t)
HDdfgavertable  %>%
  rename(
    "Gaver-Stehfest Approx; 1 -  DFn(t) for n=5" = HDDFF5t,
    "Gaver-Stehfest Approx; 1 - DFn(t) for n=6" = HDDFF6t,
    "Gaver-Stehfest Approx; 1 - DFn(t) for n=7" = HDDFF7t,
    "Gaver-Stehfest Approx; 1 - DFn(t) for n=8" = HDDFF8t,
    "Gaver-Stehfest Approx; 1 - DFn(t) for n=9" = HDDFF9t,
    "Gaver-Stehfest Approx; 1 - DFn(t) for n=10" = HDDFF10t,
    "Gaver-Stehfest Approx; 1 - Dfn(t) for n=11" = HDDFF11t,
    "Gaver-Stehfest Approx; 1 - Dfn(t) for n=12" = HDDFF12t,
    "Gaver-Stehfest Approx; 1 - Dfn(t) for n=13" = HDDFF13t,
    "Gaver-Stehfest Approx; 1 - Dfn(t) for n=14" = HDDFF14t,
    "Gaver-Stehfest Approx; 1 - Dfn(t) for n=15" = HDDFF15t
  )


t10to20 <- c(seq(10,22))
t <- c(10:22)
ktable1BKR = 0.5*t10to20
OneminusDF9t = 1 - HDDFFntlist(9)

oneminusDF9ttable <- data.frame(t10to20,ktable1BKR,OneminusDF9t)
oneminusDF9ttable  %>%
  rename(
    "t" = t10to20,
    "k from table 1 BKR = 1/2 t" = ktable1BKR,
    "1-DFn estimate using m=30 and D = 9"= OneminusDF9t
  )



OMHDDFF5t = 1-HDDFFntlist(5)
OMHDDFF6t = 1-HDDFFntlist(6)
OMHDDFF7t = 1-HDDFFntlist(7)
OMHDDFF8t = 1-HDDFFntlist(8)
OMHDDFF9t = 1-HDDFFntlist(9)
OMHDDFF10t = 1-HDDFFntlist(10)
OMHDDFF11t = 1-HDDFFntlist(11)
OMHDDFF12t = 1-HDDFFntlist(12)
OMHDDFF13t = 1-HDDFFntlist(13)
OMHDDFF14t = 1-HDDFFntlist(14)
OMHDDFF15t = 1-HDDFFntlist(15)

OMHDdfgavertable <- data.frame(t,OMHDDFF5t,OMHDDFF6t,OMHDDFF7t,OMHDDFF8t,OMHDDFF9t,OMHDDFF10t,OMHDDFF11t,OMHDDFF12t,OMHDDFF13t,OMHDDFF14t,OMHDDFF15t)
OMHDdfgavertable  %>%
  rename(
    "Gaver-Stehfest Approx; 1 -  DFn(t) for n=5" = OMHDDFF5t,
    "Gaver-Stehfest Approx; 1 - DFn(t) for n=6" = OMHDDFF6t,
    "Gaver-Stehfest Approx; 1 - DFn(t) for n=7" = OMHDDFF7t,
    "Gaver-Stehfest Approx; 1 - DFn(t) for n=8" = OMHDDFF8t,
    "Gaver-Stehfest Approx; 1 - DFn(t) for n=9" = OMHDDFF9t,
    "Gaver-Stehfest Approx; 1 - DFn(t) for n=10" = OMHDDFF10t,
    "Gaver-Stehfest Approx; 1 - Dfn(t) for n=11" = OMHDDFF11t,
    "Gaver-Stehfest Approx; 1 - Dfn(t) for n=12" = OMHDDFF12t,
    "Gaver-Stehfest Approx; 1 - Dfn(t) for n=13" = OMHDDFF13t,
    "Gaver-Stehfest Approx; 1 - Dfn(t) for n=14" = OMHDDFF14t,
    "Gaver-Stehfest Approx; 1 - Dfn(t) for n=15" = OMHDDFF15t
  )
